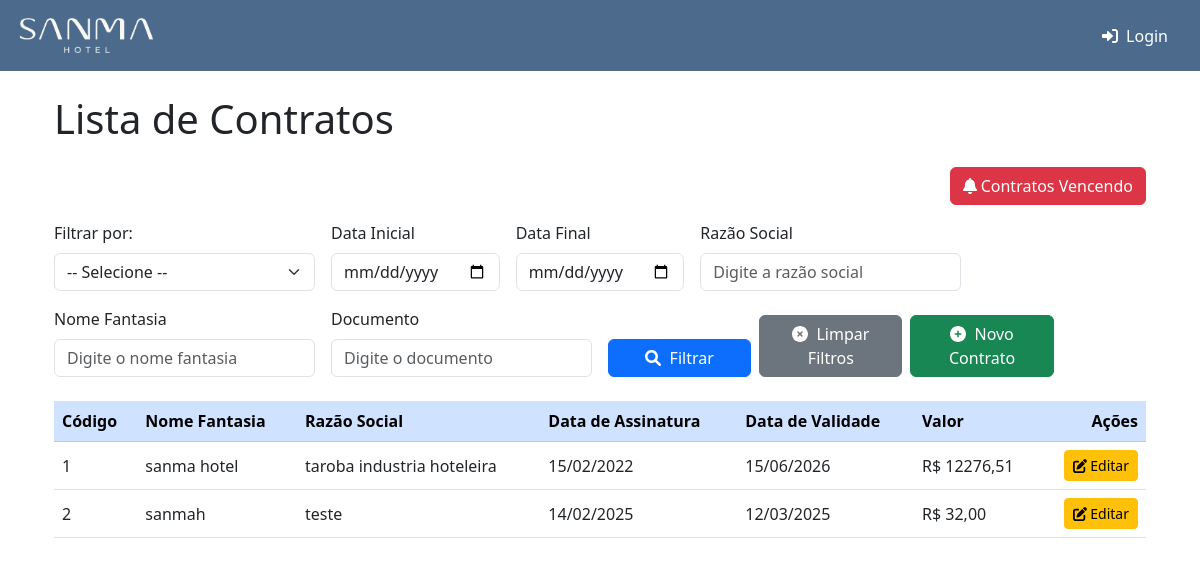
Screenshot of /contratos/contratos/ with the database file from the repository.
### contratos/models.py (models this page shows, shortened)
class Contrato(models.Model):
    documento = models.CharField(
        max_length=14,
        unique=True,
        verbose_name="CNPJ/CPF",
        help_text="Informe o CNPJ ou CPF (somente números)"
    )
    razao_social = models.CharField(max_length=255, verbose_name="Razão Social")
    nome_fantasia = models.CharField(max_length=255, verbose_name="Nome Fantasia", blank=True, null=True)
    telefone = models.CharField(
        max_length=20,
        verbose_name="Telefone",
        validators=[RegexValidator(regex=r'^\+?\d{8,15}$', message="Formato inválido de telefone")],
        help_text="Informe o telefone com DDD (ex: 45999999999)"
    )
    email = models.EmailField(max_length=50, verbose_name="E-mail", unique=True)
    descricao = models.TextField(verbose_name="Descrição", blank=True, null=True)
    data_assinatura = models.DateField(verbose_name="Data de Assinatura")
    data_validade = models.DateField(verbose_name="Data de Validade")
    valor = models.DecimalField(
        max_digits=12, decimal_places=2, verbose_name="Valor do Contrato"
    )
    ativo = models.BooleanField(default=True, verbose_name="Ativo", help_text="Indica se o contrato está ativo ou inativo.")
    email_enviado = models.BooleanField(default=False)

### contratos/views.py (the view)
# urls.py: path('contratos/', views.listar_contratos, name='listar_contratos'),
def listar_contratos(request):
    contratos = Contrato.objects.all()
    today = date.today()  # Obtém a data de hoje
    tipo_data = request.GET.get('tipo_data')  # 'assinatura' ou 'validade'
    data_inicio = request.GET.get('data_inicio')  # Data inicial do filtro
    data_fim = request.GET.get('data_fim')  # Data final do filtro
    razao_social = request.GET.get('razao_social', '').strip()  # Filtrar por Razão Social
    nome_fantasia = request.GET.get('nome_fantasia', '').strip()  # Filtrar por Nome Fantasia
    documento = request.GET.get('documento', '').strip()  # Filtrar por Documento
    if tipo_data in ['assinatura', 'validade']:
        campo_data = 'data_assinatura' if tipo_data == 'assinatura' else 'data_validade'
        if data_inicio:
            contratos = contratos.filter(**{f"{campo_data}__gte": data_inicio})
        if data_fim:
            contratos = contratos.filter(**{f"{campo_data}__lte": data_fim})
    if razao_social:
        contratos = contratos.filter(razao_social__icontains=razao_social)
    if nome_fantasia:
        contratos = contratos.filter(nome_fantasia__icontains=nome_fantasia)
    if documento:
        contratos = contratos.filter(documento=documento)
    return render(request, 'contratos/listar_contratos.html', {
        'contratos': contratos,
        'today': today,
        'tipo_data': tipo_data,
        'data_inicio': data_inicio,
        'data_fim': data_fim,
        'razao_social': razao_social,
        'nome_fantasia': nome_fantasia,
        'documento': documento
    })

### templates/contratos/listar_contratos.html (shortened to what this page needs)
{% extends 'core/base.html' %}
{% load static %}
{% block content %}
<div class="container mt-4">
    <h1 class="mb-4">Lista de Contratos</h1>
    <div class="mb-3 text-end">
        <a href="{% url 'contratos_vencendo' %}" class="btn btn-danger">
            <i class="fas fa-bell"></i> Contratos Vencendo
        </a>
    </div>
    <form method="get" action="{% url 'listar_contratos' %}" class="row g-3 mb-4">
        <div class="col-lg-3 col-md-4">
            <label for="tipo_data" class="form-label">Filtrar por:</label>
            <select id="tipo_data" name="tipo_data" class="form-select">
                <option value="" {% if not tipo_data %}selected{% endif %}>-- Selecione --</option>
            </select>
        </div>
        <div class="col-lg-2 col-md-3">
            <label for="data_inicio" class="form-label">Data Inicial</label>
            <input type="date" id="data_inicio" name="data_inicio" value="{{ data_inicio }}" class="form-control">
        </div>
        <div class="col-lg-2 col-md-3">
            <label for="data_fim" class="form-label">Data Final</label>
            <input type="date" id="data_fim" name="data_fim" value="{{ data_fim }}" class="form-control">
        </div>
        <div class="col-lg-3 col-md-4">
            <label for="razao_social" class="form-label">Razão Social</label>
            <input type="text" id="razao_social" name="razao_social" value="{{ razao_social }}" class="form-control" placeholder="Digite a razão social">
        </div>
        <div class="col-lg-3 col-md-4">
            <label for="nome_fantasia" class="form-label">Nome Fantasia</label>
            <input type="text" id="nome_fantasia" name="nome_fantasia" value="{{ nome_fantasia }}" class="form-control" placeholder="Digite o nome fantasia">
        </div>
        <div class="col-lg-3 col-md-4">
            <label for="documento" class="form-label">Documento</label>
            <input type="text" id="documento" name="documento" value="{{ documento }}" class="form-control" placeholder="Digite o documento">
        </div>
        <div class="col-lg-5 col-md-12 d-flex align-items-end">
            <button type="submit" class="btn btn-primary w-100 me-2">
                <i class="fas fa-search me-1"></i> Filtrar
            </button>
            <a href="{% url 'listar_contratos' %}" class="btn btn-secondary w-100 me-2">
                <i class="fas fa-times-circle me-1"></i> Limpar Filtros
            </a>
            <a href="{% url 'criar_contrato' %}" class="btn btn-success w-100">
                <i class="fas fa-plus-circle me-1"></i> Novo Contrato
            </a>
        </div>
    </form>
    <div class="table-responsive">
        <table class="table table-hover align-middle">
            <thead class="table-primary">
                <tr>
                    <th scope="col">Código</th>
                    <th scope="col">Nome Fantasia</th>
                    <th scope="col">Razão Social</th>
                    <th scope="col">Data de Assinatura</th>
                    <th scope="col">Data de Validade</th>
                    <th scope="col">Valor</th>
                    <th scope="col" class="text-end">Ações</th>
                </tr>
            </thead>
            <tbody>
            {% for contrato in contratos %}
            <tr>
                <td>{{ contrato.id }}</td>
                <td>{{ contrato.nome_fantasia }}</td>
                <td>{{ contrato.razao_social }}</td>
                <td>{{ contrato.data_assinatura|date:"d/m/Y" }}</td>
                <td>{{ contrato.data_validade|date:"d/m/Y" }}</td>
                <td>R$ {{ contrato.valor|floatformat:2 }}</td>
                <td class="text-end">
                    <a href="{% url 'editar_contrato' contrato.id %}" class="btn btn-sm btn-warning">
                        <i class="fas fa-edit"></i> Editar
                    </a>
                </td>
            {% empty %}
            <tr>
                <td colspan="7" class="text-center">Nenhum contrato encontrado.</td>
            </tr>
            {% endfor %}
          </tbody>
        </table>
    </div>
</div>
{% endblock %}

### rows the page displays
Contrato: id "1", nome_fantasia "sanma hotel", razao_social "taroba industria hoteleira", data_assinatura "15/02/2022", data_validade "15/06/2026", valor "12276,51"
Contrato: id "2", nome_fantasia "sanmah", razao_social "teste", data_assinatura "14/02/2025", data_validade "12/03/2025", valor "32,00"
